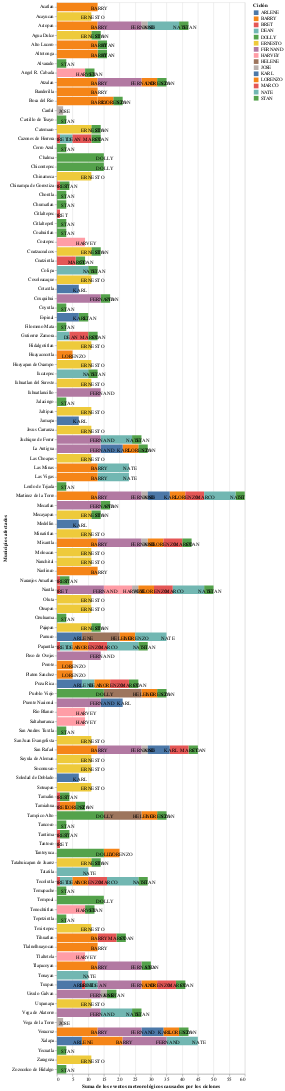

The notebook cell this image was saved under:
### Markdown cell above
#### **Municipios y suma de eventos meteorológicos causados por los ciclones.**
#### ***Figura 5️⃣***

### Code cell
barras = alt.Chart(dataCiclon).mark_bar().encode(
  alt.X('numero_de_eventos:Q', stack='zero', title="Suma de los eventos meteorológicos causados por los ciclones"),
  alt.Y('municipios_que_afecto:N', title="Municipios afectados"),
  color=alt.Color('nombre', title='Ciclón')
).interactive()

textoBarras = alt.Chart(dataCiclon).mark_text(dx=3, dy=3, color='black').encode(
  alt.X('numero_de_eventos:Q', stack='zero'),
  alt.Y('municipios_que_afecto:N'),
  text=alt.Text('nombre')
)


barras + textoBarras

### Figure 1 — Vega-Lite specification as saved in the notebook (floating-point values rounded to 4 significant figures; data arrays with more than 128 entries replaced by an {"elided": "..."} marker saying what was removed)
{"config": {"view": {"continuousWidth": 400, "continuousHeight": 300}}, "layer": [{"mark": "bar", "encoding": {"color": {"type": "nominal", "field": "nombre", "title": "Ciclón"}, "x": {"type": "quantitative", "field": "numero_de_eventos", "stack": "zero", "title": "Suma de los eventos meteorológicos causados por los ciclones"}, "y": {"type": "nominal", "field": "municipios_que_afecto", "title": "Municipios afectados"}}, "selection": {"selector001": {"type": "interval", "bind": "scales", "encodings": ["x", "y"]}}}, {"mark": {"type": "text", "color": "black", "dx": 3, "dy": 3}, "encoding": {"text": {"type": "nominal", "field": "nombre"}, "x": {"type": "quantitative", "field": "numero_de_eventos", "stack": "zero"}, "y": {"type": "nominal", "field": "municipios_que_afecto"}}}], "data": {"name": "data-62583512634776a7760d3ecb7534147e"}, "$schema": "https://vega.github.io/schema/vega-lite/v4.8.1.json", "datasets": {"data-62583512634776a7760d3ecb7534147e": {"elided": "227 records"}}}
